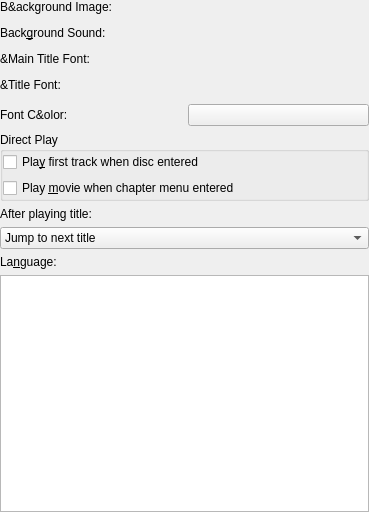
<?xml version="1.0" encoding="UTF-8"?>
<ui version="4.0">
 <class>TemplateOptionsLayout</class>
 <widget class="QWidget" name="TemplateOptionsLayout">
  <property name="geometry">
   <rect>
    <x>0</x>
    <y>0</y>
    <width>369</width>
    <height>512</height>
   </rect>
  </property>
  <property name="windowTitle">
   <string>Template Options</string>
  </property>
  <layout class="QVBoxLayout">
   <property name="margin">
    <number>0</number>
   </property>
   <item>
    <widget class="QLabel" name="backgroundImageLabel">
     <property name="text">
      <string>B&amp;ackground Image:</string>
     </property>
     <property name="wordWrap">
      <bool>false</bool>
     </property>
     <property name="buddy">
      <cstring>kcfg_background::url</cstring>
     </property>
    </widget>
   </item>
   <item>
    <widget class="KUrlRequester" name="kcfg_background::url"/>
   </item>
   <item>
    <widget class="QLabel" name="textLabel1">
     <property name="text">
      <string>Back&amp;ground Sound:</string>
     </property>
     <property name="wordWrap">
      <bool>false</bool>
     </property>
     <property name="buddy">
      <cstring>kcfg_sound</cstring>
     </property>
    </widget>
   </item>
   <item>
    <widget class="KUrlRequester" name="kcfg_sound"/>
   </item>
   <item>
    <widget class="QLabel" name="mainTitleFontLabel">
     <property name="text">
      <string>&amp;Main Title Font:</string>
     </property>
     <property name="wordWrap">
      <bool>false</bool>
     </property>
     <property name="buddy">
      <cstring>kcfg_main::font</cstring>
     </property>
    </widget>
   </item>
   <item>
    <widget class="KFontRequester" name="kcfg_main::font"/>
   </item>
   <item>
    <widget class="QLabel" name="textLabel3">
     <property name="text">
      <string>&amp;Title Font:</string>
     </property>
     <property name="wordWrap">
      <bool>false</bool>
     </property>
     <property name="buddy">
      <cstring>kcfg_title::font</cstring>
     </property>
    </widget>
   </item>
   <item>
    <widget class="KFontRequester" name="kcfg_title::font"/>
   </item>
   <item>
    <layout class="QHBoxLayout">
     <item>
      <widget class="QLabel" name="colorLabel">
       <property name="text">
        <string>Font C&amp;olor:</string>
       </property>
       <property name="wordWrap">
        <bool>false</bool>
       </property>
       <property name="buddy">
        <cstring>kcfg_label::color</cstring>
       </property>
      </widget>
     </item>
     <item>
      <widget class="KColorButton" name="kcfg_label::color"/>
     </item>
    </layout>
   </item>
   <item>
    <widget class="QGroupBox" name="directPlayGroupBox">
     <property name="title">
      <string>Direct Play</string>
     </property>
     <layout class="QVBoxLayout">
      <property name="margin">
       <number>0</number>
      </property>
      <item>
       <widget class="QCheckBox" name="kcfg_direct_play">
        <property name="enabled">
         <bool>true</bool>
        </property>
        <property name="text">
         <string>Pla&amp;y first track when disc entered</string>
        </property>
        <property name="shortcut">
         <string>Alt+Y</string>
        </property>
       </widget>
      </item>
      <item>
       <widget class="QCheckBox" name="kcfg_direct_chapter_play">
        <property name="text">
         <string>Play &amp;movie when chapter menu entered</string>
        </property>
        <property name="shortcut">
         <string>Alt+M</string>
        </property>
       </widget>
      </item>
     </layout>
    </widget>
   </item>
   <item>
    <widget class="QLabel" name="jumpLabel">
     <property name="text">
      <string>After playing title:</string>
     </property>
     <property name="wordWrap">
      <bool>false</bool>
     </property>
    </widget>
   </item>
   <item>
    <widget class="QComboBox" name="kcfg_continue_to_next_title">
     <property name="currentIndex">
      <number>1</number>
     </property>
     <item>
      <property name="text">
       <string>Jump to main menu</string>
      </property>
     </item>
     <item>
      <property name="text">
       <string>Jump to next title</string>
      </property>
     </item>
    </widget>
   </item>
   <item>
    <widget class="QLabel" name="languageLabel">
     <property name="text">
      <string>La&amp;nguage:</string>
     </property>
     <property name="wordWrap">
      <bool>false</bool>
     </property>
     <property name="buddy">
      <cstring>kcfg_language</cstring>
     </property>
    </widget>
   </item>
   <item>
    <widget class="KMFLanguageListBox" name="kcfg_language">
     <property name="autoFill" stdset="0">
      <bool>true</bool>
     </property>
    </widget>
   </item>
  </layout>
 </widget>
 <layoutdefault spacing="6" margin="11"/>
 <layoutfunction spacing="KDialog::spacingHint" margin="KDialog::marginHint"/>
 <pixmapfunction>BTN_ICON</pixmapfunction>
 <customwidgets>
  <customwidget>
   <class>KUrlRequester</class>
   <extends>QFrame</extends>
   <header>kurlrequester.h</header>
  </customwidget>
  <customwidget>
   <class>KFontRequester</class>
   <extends>QWidget</extends>
   <header>kfontrequester.h</header>
  </customwidget>
  <customwidget>
   <class>KColorButton</class>
   <extends>QPushButton</extends>
   <header>kcolorbutton.h</header>
  </customwidget>
  <customwidget>
   <class>KMFLanguageListBox</class>
   <extends>QListView</extends>
   <header>kmflanguagewidgets.h</header>
  </customwidget>
 </customwidgets>
 <includes>
  <include location="local">KUrlrequester.h</include>
  <include location="local">klineedit.h</include>
  <include location="local">kpushbutton.h</include>
  <include location="local">KUrlrequester.h</include>
  <include location="local">klineedit.h</include>
  <include location="local">kpushbutton.h</include>
  <include location="local">KFontRequester.h</include>
  <include location="local">KFontRequester.h</include>
  <include location="local">kcolorcombo.h</include>
  <include location="local">kmflanguagewidgets.h</include>
 </includes>
 <resources/>
 <connections/>
</ui>
